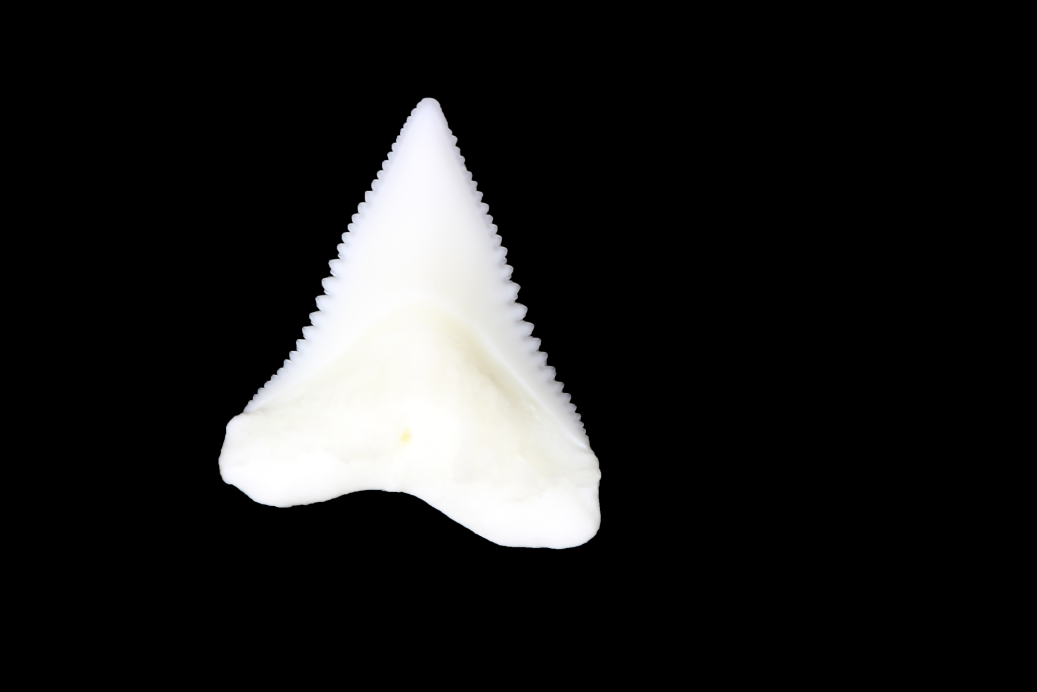
#> input picture BU3-1-1.JPG, 5184 x 3456 px, given as the content of the folder /content, which was not available (shown at 1/5 size)
$ jupyter execute --allow-errors Image_Processing_and_EFA.ipynb   (shell and % lines are left out)   (text cells are left out)
#> lines starting #> are read from the running program, lines starting #| are printed output that depends on the picture; after the words box and inside, x2 and y2 are one past the last pixel; in counts of white or black regions, pixels touching at a corner belong together; pictures that were not available may be replaced by others from this repository, and a replacement may not be noted
[cell 1]
import cv2
import pandas as pd
import numpy as np
import matplotlib.pyplot as plt
import os
import glob
from pyefd import elliptic_fourier_descriptors, normalize_efd, reconstruct_contour
from sklearn.decomposition import PCA
from sklearn.manifold import TSNE

[cell 2]
from google.colab import userdata
token = userdata.get('shark_paleo_token')

[cell 3]
%cd /content
%cd /content/SharkPaleobiologyResearch

[cell 4]
import os
import glob
import cv2
import numpy as np
import pandas as pd
from pyefd import elliptic_fourier_descriptors, normalize_efd

def process_shark_images(folder, species_label, efd_order=15):
    """
    Load images from a folder, convert to binary, extract largest contour,
    compute normalized EFDs, and return a DataFrame.

    Parameters:
    - folder: str, path to image folder
    - species_label: str, species name to store in DataFrame
    - efd_order: int, number of harmonics for EFD

    Returns:
    - df: Pandas DataFrame with columns: ['image', 'path', 'efa_coeffs', 'species']
    """
#> called with folder = '/content/SharkPaleobiologyResearch/Bull/', species_label = 'Bull', efd_order = 15
    records = []

    for img_path in glob.glob(os.path.join(folder, '*.JPG')):
        # Read grayscale
        gray = cv2.imread(img_path, cv2.IMREAD_GRAYSCALE)
#> gray: shape (3456, 5184); min 0, max 255, mean 30.5
        if gray is None:
            print(f"Warning: could not read {img_path}")
            continue

        # Threshold to binary (adaptive)
        _, bw = cv2.threshold(gray, 0, 255, cv2.THRESH_BINARY + cv2.THRESH_OTSU)
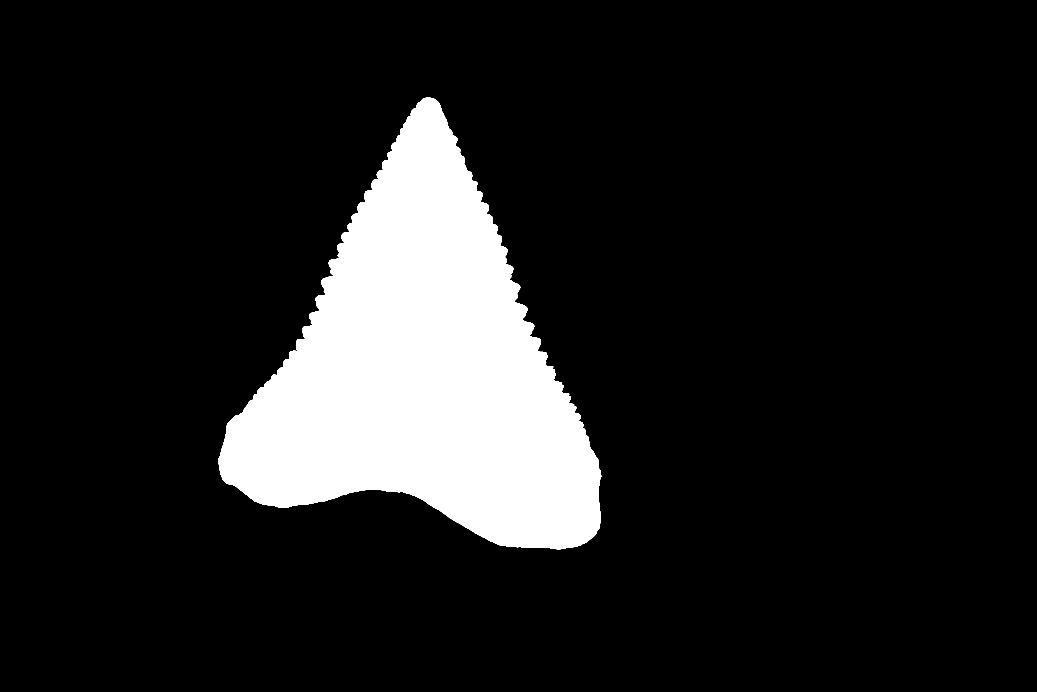
#> bw: shape (3456, 5184) (shown at 1/5 size); 12.7% white; 3 white regions (2 under 20 px)
        # white tooth, black background!!! REQUIRED FOR CONTOUR

        # Find largest outer contour
        contours, _ = cv2.findContours(bw, cv2.RETR_TREE, cv2.CHAIN_APPROX_NONE)
#> contours = 3 contours, 2 with area under 20; largest, box (x1, y1, x2, y2) and area: (1093, 489, 3006, 2746) 2266510
        if not contours:
            print(f"No contours found in {img_path}")
            continue
        contour = max(contours, key=cv2.contourArea) # gets largest contour
#> contour = contour of 7229 points, box (x1, y1, x2, y2) (1093, 489, 3006, 2746), area 2266510
        contour = np.squeeze(contour)
#> contour = 7229 pairs, first value 1093 to 3005, second value 489 to 2745

        if contour.ndim != 2 or contour.shape[1] != 2 or len(contour) < 5:
            print(f"Invalid contour in {img_path}, shape={contour.shape}")
            continue

        # Compute EFD and normalize
        efd = elliptic_fourier_descriptors(contour, order=efd_order)
        norm_efd = normalize_efd(efd, size_invariant=True)
        # norm_efd = elliptic_fourier_descriptors(contour, order=efd_order)


        # Store record
        records.append({
            'image': bw,
            'path': img_path,
            'efa_coeffs': norm_efd,
            'species': species_label
        })

    df = pd.DataFrame(records)
    return df, contour, efd


$ run again, on BU3-2-1.JPG
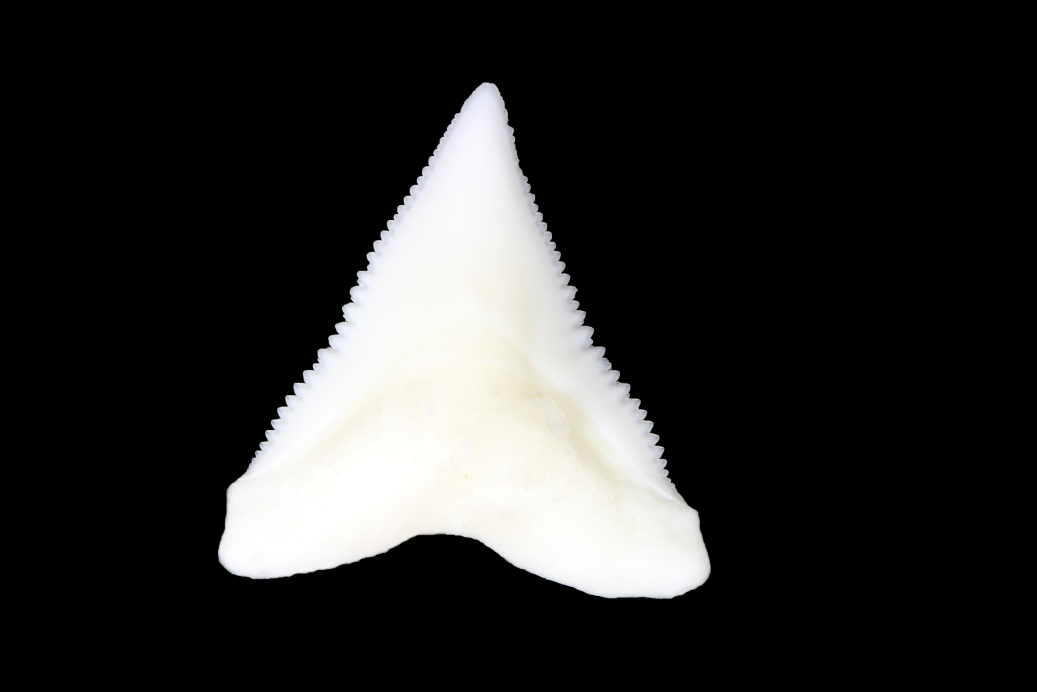
#> input picture BU3-2-1.JPG, 5184 x 3456 px, given as the content of the folder /content, which was not available (shown at 1/5 size)
#> in process_shark_images, `_, bw = cv2.threshold(gray, 0, 255, cv2.THRESH_BINARY + cv2.THRESH_OTSU)`:
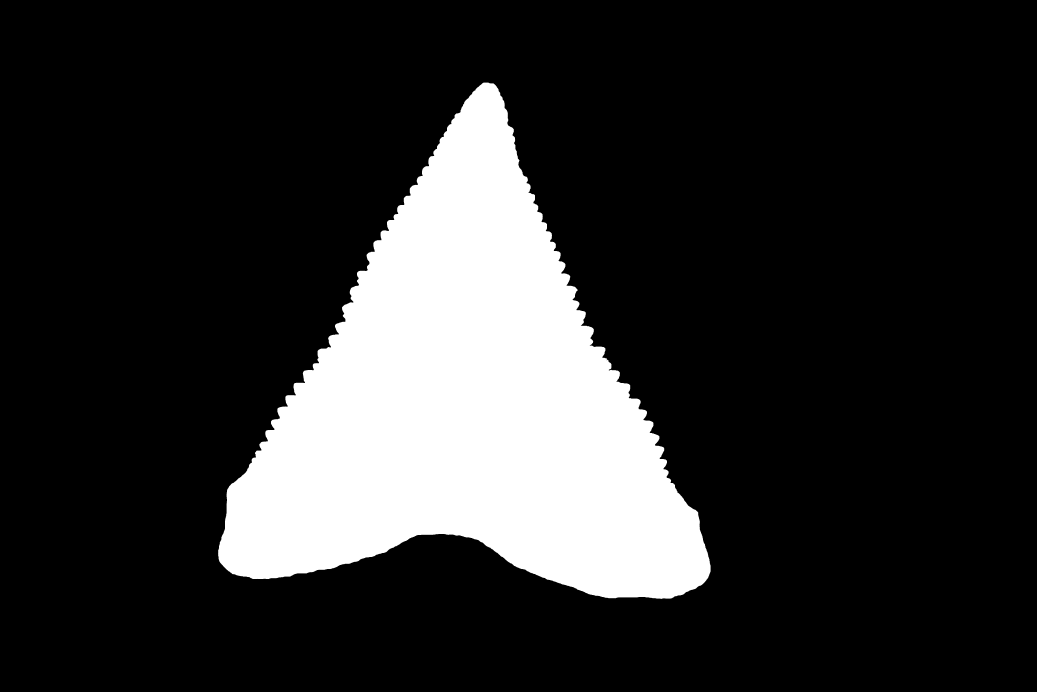
#> bw: shape (3456, 5184) (shown at 1/5 size); 18% white; 1 white region
#> contours = 2 contours, 1 with area under 20; largest, box (x1, y1, x2, y2) and area: (1090, 413, 3553, 2995) 3223234
#> in process_shark_images, `contour = max(contours, key=cv2.contourArea)`: contour = contour of 9035 points, box (x1, y1, x2, y2) (1090, 413, 3553, 2995), area 3223234
#> in process_shark_images, `contour = np.squeeze(contour)`: contour = 9035 pairs, first value 1090 to 3552, second value 413 to 2994

$ run again, on BU3-4-2.JPG
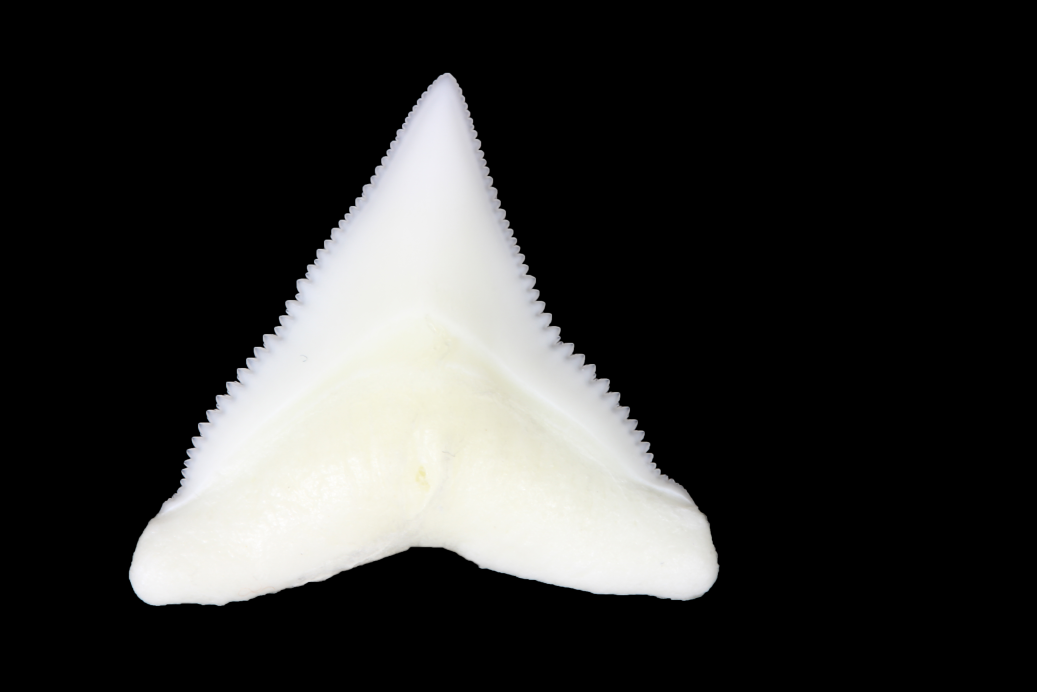
#> input picture BU3-4-2.JPG, 5184 x 3456 px, given as the content of the folder /content, which was not available (shown at 1/5 size)
#> in process_shark_images, `_, bw = cv2.threshold(gray, 0, 255, cv2.THRESH_BINARY + cv2.THRESH_OTSU)`:
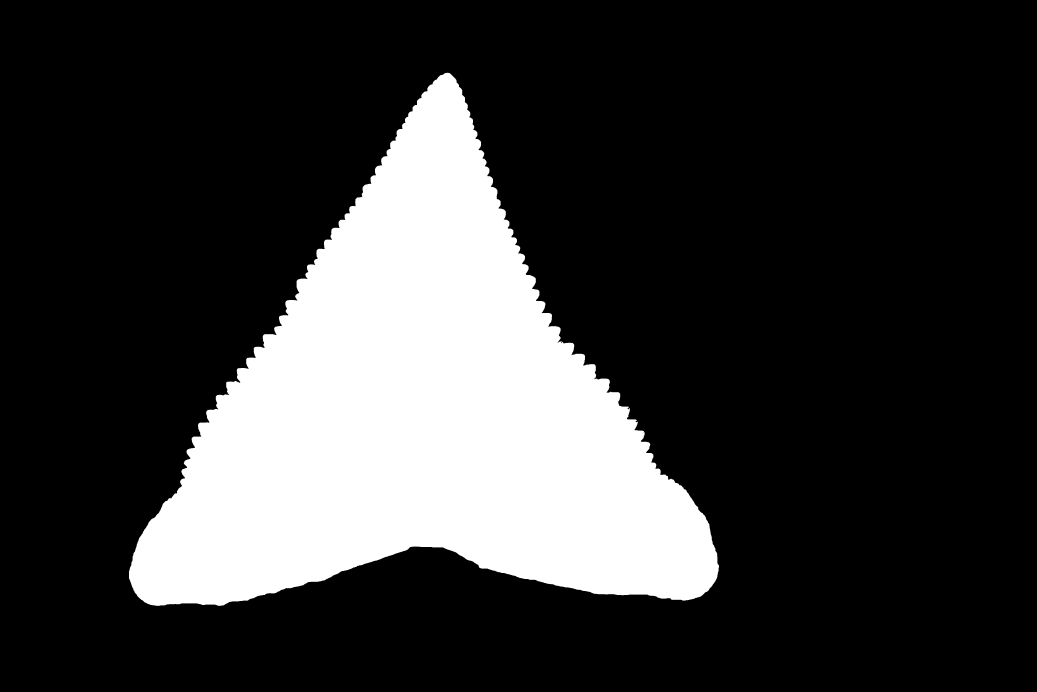
#> bw: shape (3456, 5184) (shown at 1/5 size); 21.7% white; 1 white region
#> contours = 5 contours, 3 with area under 20; largest, box (x1, y1, x2, y2) and area: (645, 364, 3595, 3029) 3881887, (2804, 1709, 2811, 1717) 26
#> in process_shark_images, `contour = max(contours, key=cv2.contourArea)`: contour = contour of 10402 points, box (x1, y1, x2, y2) (645, 364, 3595, 3029), area 3881887
#> in process_shark_images, `contour = np.squeeze(contour)`: contour = 10402 pairs, first value 645 to 3594, second value 364 to 3028
